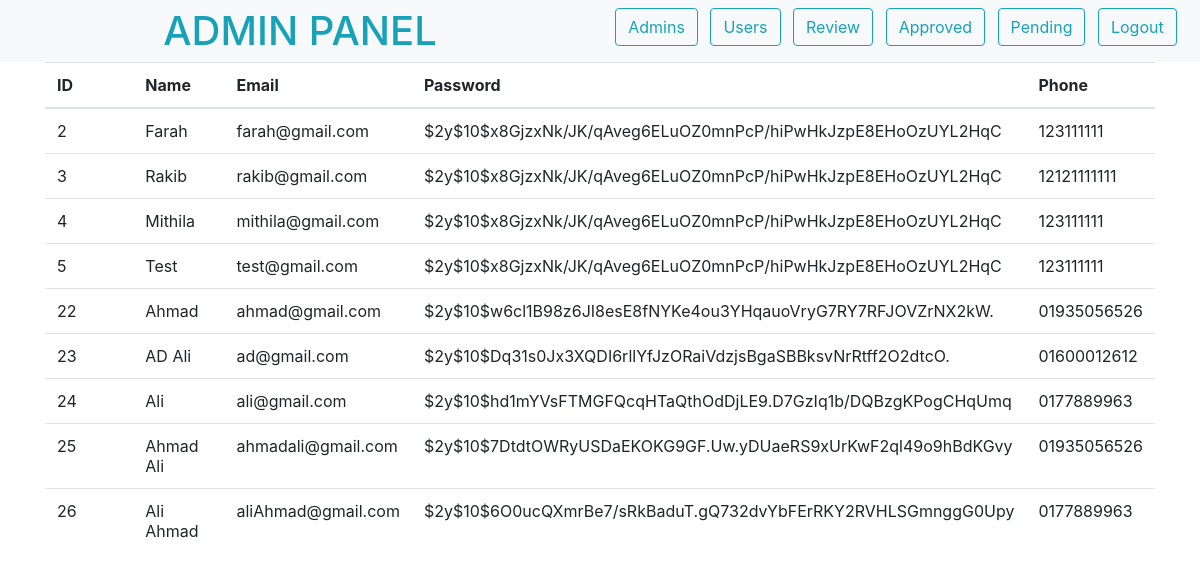
/admin/users.php, run on the app's committed database.
### tables this page shows
CREATE TABLE `user` (
  `id` int(11) NOT NULL,
  `name` varchar(50) NOT NULL,
  `email` varchar(255) NOT NULL,
  `password` varchar(255) NOT NULL,
  `phone` varchar(25) NOT NULL,
  `address` varchar(255) NOT NULL
);

### init.php (called while the page is built, shortened)
<?php
$source = new source;
?>

### classes/source.php (called while the page is built, shortened)
<?php
class source extends db{
    public $Query;
    public function Query($query,$param = []){
        if(empty($param)){
            $this->Query = $this->db->prepare($query);
            return $this->Query->execute();
        }else{
            $this->Query = $this->db->prepare($query);
            return $this->Query->execute($param);
        }
    }
    public function CountRows(){
        return $this->Query->rowCount();
    }
    public function FetchAll(){
        return $this->Query->FetchAll(PDO::FETCH_OBJ);
    }
}
?>

### classes/db.php (called while the page is built, shortened)
<?php
class db{
    private $host = "localhost";
    private $username = "root";
    private $password = "";
    private $database = "bookshop";
    public function __construct(){
        try{
            $this->db = new PDO("mysql:hsot=".$this->host.";dbname=".$this->database,
            $this->username,$this->password);
        }catch(PDOException $e){
            echo "Connection problem : ".$e->getMessage();
        }
    }
}
?>

### admin/users.php (the view, shortened to what this page needs)
<?php
include "../init.php";
?>
<html>
<head>
    <link rel="stylesheet" href="https://maxcdn.bootstrapcdn.com/bootstrap/4.0.0/css/bootstrap.min.css" />
</head>
<body>
    <div class="container-fluid sticky-top">
        <div class="row bg-light">
            <h1 class="text-info col-6 text-center m-auto">ADMIN PANEL</h1>
            <div class="col-6 text-center ml-auto mt-2">
                <form action="" method="POST">
                    <input type="submit" value="Admins" name="admin" class="btn btn-outline-info mr-2" />
                    <input type="submit" value="Users" name="users" class="btn btn-outline-info mr-2" />
                    <input type="submit" value="Review" name="review" class="btn btn-outline-info mr-2" />
                    <input type="submit" value="Approved" name="approved" class="btn btn-outline-info mr-2" />
                    <input type="submit" value="Pending" name="pending" class="btn btn-outline-info mr-2" />
                    <a href="logout.php" class="btn btn-outline-info mr-2">Logout</a>
                </form>
            </div>
        </div>
    </div>
  <div class="container-fluid">
    <div class="container">
      <table class="table table-hover">
        <thead>
          <tr>
            <th class="col-1">ID</th>
            <th class="col-1">Name</th>
            <th class="col-1">Email</th>
            <th class="col-1">Password</th>
            <th class="col-1">Phone</th>
          </tr>
        </thead>
        <tbody>
          <?php
            $query = $source->Query("SELECT * FROM user");
            $details = $source->FetchAll();
            $numrow = $source->CountRows();
            if($numrow>0){
              foreach($details as $row):
                if(!empty($delete)){
                    echo "
                <tr>
                <td>".$row->id."</td>
                <td>".$row->name."</td>
                <td>".$row->email."</td>
                <td>".$row->password."</td>
                <td>".$row->phone."</td>
                ".$delete."
                </tr>";
                }else{
                    echo "
                <tr>
                <td>".$row->id."</td>
                <td>".$row->name."</td>
                <td>".$row->email."</td>
                <td>".$row->password."</td>
                <td>".$row->phone."</td>
                </tr>";
                }
              endforeach;
            }
          ?>
        </tbody>
      </table>
    </div>
  </div>
</body>
</html>

### data on the page
user: id "2", name "Farah", email "farah@gmail.com", password "$2y$10$x8GjzxNk/JK/qAveg6ELuOZ0mnPcP/hiPwHkJzpE8EHoOzUYL2HqC", phone "123111111"
user: id "3", name "Rakib", email "rakib@gmail.com", password "$2y$10$x8GjzxNk/JK/qAveg6ELuOZ0mnPcP/hiPwHkJzpE8EHoOzUYL2HqC", phone "12121111111"
user: id "4", name "Mithila", email "mithila@gmail.com", password "$2y$10$x8GjzxNk/JK/qAveg6ELuOZ0mnPcP/hiPwHkJzpE8EHoOzUYL2HqC", phone "123111111"
user: id "5", name "Test", email "test@gmail.com", password "$2y$10$x8GjzxNk/JK/qAveg6ELuOZ0mnPcP/hiPwHkJzpE8EHoOzUYL2HqC", phone "123111111"
user: id "22", name "Ahmad", email "ahmad@gmail.com", password "$2y$10$w6cl1B98z6JI8esE8fNYKe4ou3YHqauoVryG7RY7RFJOVZrNX2kW.", phone "01935056526"
user: id "23", name "AD Ali", email "ad@gmail.com", password "$2y$10$Dq31s0Jx3XQDI6rllYfJzORaiVdzjsBgaSBBksvNrRtff2O2dtcO.", phone "01600012612"
user: id "24", name "Ali", email "ali@gmail.com", password "$2y$10$hd1mYVsFTMGFQcqHTaQthOdDjLE9.D7GzIq1b/DQBzgKPogCHqUmq", phone "0177889963"
user: id "25", name "Ahmad Ali", email "ahmadali@gmail.com", password "$2y$10$7DtdtOWRyUSDaEKOKG9GF.Uw.yDUaeRS9xUrKwF2ql49o9hBdKGvy", phone "01935056526"
user: id "26", name "Ali Ahmad", email "aliAhmad@gmail.com", password "$2y$10$6O0ucQXmrBe7/sRkBaduT.gQ732dvYbFErRKY2RVHLSGmnggG0Upy", phone "0177889963"
